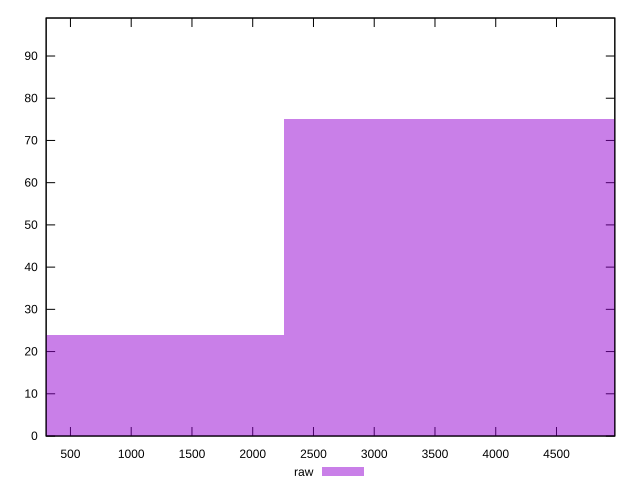

Generate this figure with gnuplot:
reset

$raw <<EOF
4510.110028718 75
0 24
EOF

set key outside below
set boxwidth 4510.110028718
set xrange [300:4980]
set yrange [0:99]
set trange [0:99]
set style fill transparent solid 0.5 noborder
set terminal svg size 640, 490 enhanced background rgb 'white'
set output "report/report_00029_2021-02-24T13-36-40.390Z/uses-text-compression/samples/card/raw/histogram.svg"

plot $raw title "raw" with boxes

reset
